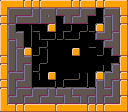

A 2D game scene composited from a Tiled map and its tileset images. What follows is a short description and the map's XML, with every tile layer's data as written:
An orthogonal 16x14 tile map with 8x8 px tiles, 1 tile layer (tiles) and 21 objects (8x SWITCH_WALL, 4x LOCK, 2x SWITCH, SPAWN).

<map version="1.4" tiledversion="1.4.2" orientation="orthogonal" renderorder="right-down" width="16" height="14" tilewidth="8" tileheight="8" infinite="0" nextlayerid="4" nextobjectid="64">
 <editorsettings>
  <export format="json" />
 </editorsettings>
 <properties>
  <property name="maxBullets" type="int" value="3" />
  <property name="medalBullets" type="int" value="2" />
 </properties>
 <tileset firstgid="1" source="../sprites.tsx" />
 <layer id="1" name="tiles" width="16" height="14">
  <data encoding="csv">
9,29,13,8,8,12,29,29,13,8,12,13,8,12,29,10,
27,3,23,7,5,3,4,6,55,7,3,7,74,6,4,27,
8,21,6,23,20,19,20,74,21,6,20,42,59,5,39,8,
11,5,75,43,75,43,8,77,44,42,44,60,8,39,21,11,
41,19,4,61,74,58,44,60,75,59,17,74,6,20,5,41,
41,5,21,60,77,44,17,17,17,17,17,58,43,6,22,41,
27,39,5,8,60,74,17,17,17,8,17,17,60,74,21,27,
8,39,38,7,42,59,17,17,17,17,17,17,17,77,44,11,
11,21,21,5,60,17,17,17,17,17,17,42,44,60,5,27,
27,3,7,39,74,17,8,42,45,44,74,61,8,3,20,8,
8,39,6,20,58,45,44,60,75,45,59,60,5,21,5,11,
11,21,3,7,3,7,5,6,4,6,55,7,38,7,39,27,
41,6,20,6,20,6,54,7,19,7,21,2,21,6,20,11,
25,13,8,12,29,29,13,12,29,29,13,8,8,12,29,26
</data>
 </layer>
 <objectgroup color="#21ff06" id="3" name="walls">
  <object id="58" x="24" y="48" width="8" height="8" />
  <object id="59" x="48" y="72" width="8" height="8" />
  <object id="60" x="48" y="24" width="8" height="8" />
  <object id="61" x="72" y="48" width="8" height="8" />
  <object id="62" x="96" y="72" width="8" height="8" />
  <object id="63" x="96" y="24" width="8" height="8" />
 </objectgroup>
 <objectgroup id="2" name="entities">
  <object id="1" type="SPAWN" x="64" y="96" width="8" height="8" />
  <object id="41" type="LOCK" x="24" y="24" width="8" height="8" />
  <object id="42" type="LOCK" x="48" y="48" width="8" height="8" />
  <object id="45" type="LOCK" x="72" y="72" width="8" height="8" />
  <object id="47" type="LOCK" x="96" y="48" width="8" height="8" />
  <object id="48" type="SWITCH" x="72" y="24" width="8" height="8">
   <properties>
    <property name="color" value="RED" />
   </properties>
  </object>
  <object id="49" type="SWITCH" x="24" y="72" width="8" height="8">
   <properties>
    <property name="color" value="GREEN" />
   </properties>
  </object>
  <object id="50" type="SWITCH_WALL" x="16" y="16" width="24" height="8">
   <properties>
    <property name="color" value="RED" />
   </properties>
  </object>
  <object id="51" type="SWITCH_WALL" x="16" y="32" width="24" height="8">
   <properties>
    <property name="color" value="RED" />
   </properties>
  </object>
  <object id="52" type="SWITCH_WALL" x="16" y="24" width="8" height="8">
   <properties>
    <property name="color" value="RED" />
   </properties>
  </object>
  <object id="53" type="SWITCH_WALL" x="32" y="24" width="8" height="8">
   <properties>
    <property name="color" value="RED" />
   </properties>
  </object>
  <object id="54" type="SWITCH_WALL" x="64" y="64" width="24" height="8">
   <properties>
    <property name="color" value="GREEN" />
   </properties>
  </object>
  <object id="55" type="SWITCH_WALL" x="64" y="80" width="24" height="8">
   <properties>
    <property name="color" value="GREEN" />
   </properties>
  </object>
  <object id="56" type="SWITCH_WALL" x="64" y="72" width="8" height="8">
   <properties>
    <property name="color" value="GREEN" />
   </properties>
  </object>
  <object id="57" type="SWITCH_WALL" x="80" y="72" width="8" height="8">
   <properties>
    <property name="color" value="GREEN" />
   </properties>
  </object>
 </objectgroup>
</map>
